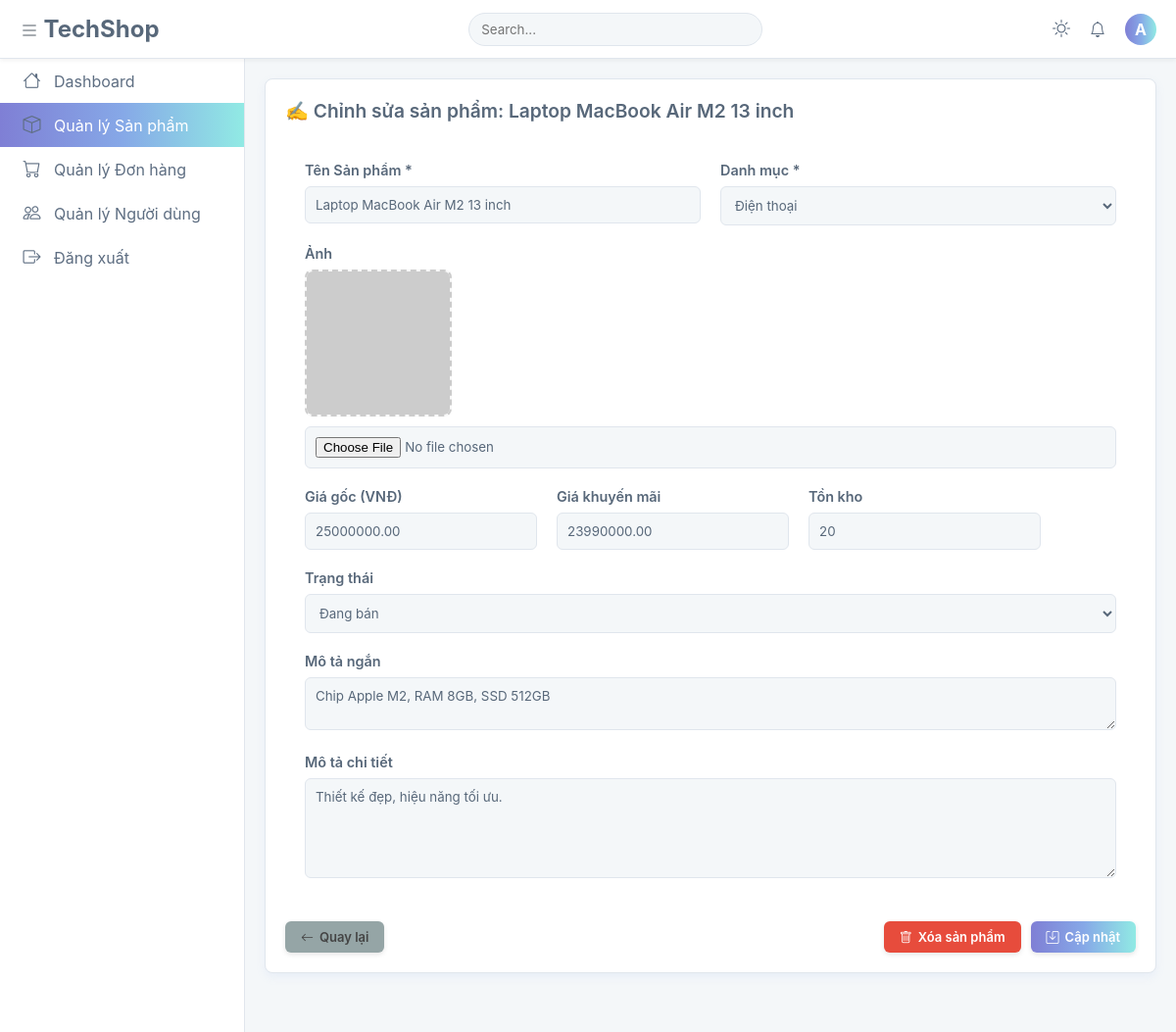
The page /public/admin/edit_products.php?id=43 (signed in) on the database its author committed.
### tables this page shows
CREATE TABLE `san_pham` (
  `id` int(11) NOT NULL AUTO_INCREMENT,
  `id_dm` int(11) NOT NULL,
  `ten_sp` varchar(255) NOT NULL,
  `gia` decimal(10,2) NOT NULL,
  `gia_khuyen_mai` decimal(10,2) DEFAULT NULL,
  `so_luong_ton` int(11) NOT NULL DEFAULT 0,
  `hinh_anh` varchar(255) DEFAULT NULL COMMENT 'Đường dẫn file ảnh',
  `mo_ta_ngan` varchar(500) DEFAULT NULL,
  `chi_tiet` longtext DEFAULT NULL,
  `ngay_nhap` datetime NOT NULL DEFAULT current_timestamp(),
  `luot_xem` int(11) NOT NULL DEFAULT 0,
  `trang_thai` tinyint(1) NOT NULL DEFAULT 1 COMMENT '1: Bán, 0: Ngừng bán',
  PRIMARY KEY (`id`),
  UNIQUE KEY `ten_sp` (`ten_sp`),
  KEY `id_dm` (`id_dm`),
  CONSTRAINT `san_pham_ibfk_1` FOREIGN KEY (`id_dm`) REFERENCES `danh_muc` (`id`) ON UPDATE CASCADE
);

### app/config/env.php (called while the page is built)
<?php
function env($key, $default = null) {
    static $data;
    if (!$data) {
        $data = [];
        $path = __DIR__ . '/.env';
        if (file_exists($path)) {
            $lines = file($path, FILE_IGNORE_NEW_LINES | FILE_SKIP_EMPTY_LINES);
            foreach ($lines as $line) {
                [$k, $v] = explode('=', $line, 2);
                $data[$k] = $v;
            }
        }
    }
    return $data[$key] ?? $default;
}

### app/config/database.php (called while the page is built, shortened)
<?php
require_once __DIR__ . "/env.php";
class Database {
    public $conn;
    public function __construct() {
        $this->conn = new mysqli(
            env("DB_HOST"),
            env("DB_USER"),
            env("DB_PASS"),
            env("DB_NAME")
        );
        $this->conn->set_charset("utf8");
    }
    public function getConnection() {
        return $this->conn;
    }
}

### app/controllers/ProductController.php (called while the page is built, shortened)
<?php
require_once __DIR__ . '/../models/Product.php';
class ProductController {
    private $model;
    public function __construct() {
        $this->model = new Product();
    }
    public function detail($id) {
        $item = $this->model->getById($id);
        return $item
            ? ["success" => true, "data" => $item]
            : ["success" => false, "message" => "Không tìm thấy sản phẩm!"];
    }
}

### app/models/Product.php (called while the page is built, shortened)
<?php
require_once __DIR__ . '/../config/database.php';
class Product {
    public $conn;
    public function __construct() {
        $this->conn = (new Database())->getConnection();
    }
    public function getById($id) {
        $sql = "
            SELECT sp.*, dm.ten_dm AS category_name
            FROM san_pham sp
            LEFT JOIN danh_muc dm ON sp.id_dm = dm.id
            WHERE sp.id = ?
        ";
        $stmt = $this->conn->prepare($sql);
        $stmt->bind_param("i", $id);
        $stmt->execute();
        return $stmt->get_result()->fetch_assoc();
    }
}

### public/admin/edit_products.php (the view, shortened to what this page needs)
<?php
require_once __DIR__ . '/../../app/controllers/ProductController.php';
$id = $_GET['id'] ?? 0;
$controller = new ProductController();
$res = $controller->detail($id);
$sp = $res["data"];
?>
<!DOCTYPE html>
<html lang="vi">
<head>
    <link rel="stylesheet" href="/TechShop/public/assets/css/cssAdmin/admin_style.css">
    <link rel="stylesheet" href="https://cdn.jsdelivr.net/npm/bootstrap-icons@1.11.1/font/bootstrap-icons.css">
</head>
<body>
<div class="app-wrapper">
    <?php
        include __DIR__ . '/../includes/Admin/layout_sidebar.php';
    ?>
    <main class="main-content">
        <div class="card">
            <form action="/TechShop/admin/products/update" method="POST" enctype="multipart/form-data" id="updateForm">
                <div class="card-header">
                    <h5 class="card-title">✍️ Chỉnh sửa sản phẩm: <?= htmlspecialchars($sp['ten_sp']) ?></h5>
                </div>
                <div class="card-body">
                    <div class="form-group row-group">
                        <div class="col-6">
                            <label for="ten_sp">Tên Sản phẩm *</label>
                            <input type="text" id="ten_sp" name="ten_sp" value="<?= htmlspecialchars($sp['ten_sp']) ?>" required class="form-control">
                        </div>
                        <div class="col-6">
                            <label for="id_dm">Danh mục *</label>
                            <select id="id_dm" name="id_dm" required class="form-control">
                                <option value="2" <?= $sp['id_dm']==2?'selected':'' ?>>Điện thoại</option>
                            </select>
                        </div>
                    </div>
                    <div class="form-group">
                        <label>Ảnh</label>
                        <div class="img-preview-box">
                            <img id="imgPreview" src="<?= htmlspecialchars($sp['hinh_anh']) ?>"
                                 onerror="this.src='https://via.placeholder.com/150?text=No+Image'"
                                 alt="Preview">
                        </div>
                        <input type="file" name="hinh_anh_file" id="imgInput" accept="image/*" class="form-control"
                               onchange="previewFile(this)">
                    </div>
                    <div class="form-group row-group">
                        <div class="col-4">
                            <label>Giá gốc (VNĐ)</label>
                            <input type="number" name="gia" min="1000" value="<?= $sp['gia'] ?>" class="form-control">
                        </div>
                        <div class="col-4">
                            <label>Giá khuyến mãi</label>
                            <input type="number" name="gia_khuyen_mai" min="0" value="<?= $sp['gia_khuyen_mai'] ?>" class="form-control">
                        </div>
                        <div class="col-4">
                            <label>Tồn kho</label>
                            <input type="number" name="so_luong_ton" value="<?= $sp['so_luong_ton'] ?>" min="0" class="form-control">
                        </div>
                    </div>
                    <div class="form-group">
                        <label>Trạng thái</label>
                        <select name="trang_thai" class="form-control">
                            <option value="1" <?= $sp['trang_thai']==1?'selected':'' ?>>Đang bán</option>
                        </select>
                    </div>
                    <div class="form-group">
                        <label>Mô tả ngắn</label>
                        <textarea name="mo_ta_ngan" class="form-control" rows="2"><?= htmlspecialchars($sp['mo_ta_ngan']) ?></textarea>
                    </div>
                    <div class="form-group">
                        <label>Mô tả chi tiết</label>
                        <textarea name="chi_tiet" rows="5" class="form-control"><?= htmlspecialchars($sp['chi_tiet']) ?></textarea>
                    </div>
                </div>
                <div class="card-footer">
                    <a href="/TechShop/public/admin/products" class="btn btn-secondary">
                        <i class="bi bi-arrow-left"></i> Quay lại
                    </a>
                    <div class="right-actions">
                        <button type="button" class="btn btn-delete" onclick="confirmDelete(<?= $sp['id'] ?>)">
                            <i class="bi bi-trash"></i> Xóa sản phẩm
                        </button>
                        <button type="button" class="btn btn-primary" onclick="confirmUpdate()">
                            <i class="bi bi-save"></i> Cập nhật
                        </button>
                    </div>
                </div>
            </form>
        </div>
    </main>
</div>
</body>
</html>z

### public/assets/css/cssAdmin/admin_style.css (style rules this page uses)
:root { --light-gradient: linear-gradient(90deg, #7F7FD5 0%, #86A8E7 50%, #91EAE4 100%); --dark-gradient: linear-gradient(90deg, #00eaff 0%, #7f5eff 100%); --c-neon-cyan: #00eaff; --c-neon-purple: #7f5eff; --c-neon-border: rgba(0, 234, 255, 0.3); --c-white: #ffffff; --c-light-bg: #f4f7f9; --c-light-border: #e0e6ed; --c-light-text: #58687a; --c-light-text-sidebar: #5e6e82; --c-light-text-muted: #6c757d; --c-light-hover: #f0f4f8; --c-dark-bg: #0d1322; --c-dark-surface: #111a2b; --c-dark-text: #e6f7ff; --c-dark-text-sidebar: rgba(230, 247, 255, 0.9); --c-dark-text-muted: rgba(230, 247, 255, 0.7); --c-dark-hover: rgba(0, 234, 255, 0.1); --status-active: #2ecc71; --status-locked: #e74c3c; --status-pending: #f39c12; --status-shipping: #3498db; --sidebar-width: 250px; --sidebar-width-collapsed: 70px; --top-nav-height: 60px; --content-padding: 20px; --border-radius-card: 8px; --border-radius-input: 6px; --border-radius-button: 6px; --transition-speed-normal: 0.3s; --transition-ease: ease; --sidebar-bg: var(--c-white); --top-nav-bg: var(--c-white); --content-bg: var(--c-light-bg); --card-bg: var(--c-white); --sidebar-hover-bg: var(--c-light-hover); --text-color: var(--c-light-text); --text-light: var(--c-light-text-sidebar); --text-muted: var(--c-light-text-muted); --border-color: var(--c-light-border); --primary-color: var(--c-neon-cyan); --gradient-active: var(--light-gradient); --shadow-card: 0 4px 10px rgba(134, 168, 231, 0.1); }
* { box-sizing: border-box; margin: 0; padding: 0; font-family: -apple-system, BlinkMacSystemFont, "Segoe UI", Roboto, sans-serif; }
body { background-color: var(--content-bg); color: var(--text-color); transition: 0.3s; }
a { text-decoration: none; color: inherit; transition: 0.2s; }
.app-wrapper { padding-top: var(--top-nav-height); padding-left: var(--sidebar-width); transition: padding-left 0.3s ease; }
.main-content { padding: var(--content-padding); min-height: calc(100vh - var(--top-nav-height)); }
.card { background: var(--card-bg); border: 1px solid var(--border-color); border-radius: var(--border-radius-card); padding: var(--content-padding); box-shadow: var(--shadow-card); margin-bottom: 20px; }
.card-header { display: flex; justify-content: space-between; align-items: center; margin-bottom: 20px; flex-wrap: wrap; gap: 15px; }
.card-title { font-size: 1.2rem; font-weight: 600; }
.btn { padding: 8px 16px; border: none; border-radius: var(--border-radius-button); cursor: pointer; font-size: 13px; font-weight: 600; display: inline-flex; align-items: center; justify-content: center; gap: 6px; color: white; transition: all 0.3s cubic-bezier(0.25, 0.8, 0.25, 1); text-align: center; box-shadow: 0 2px 5px rgba(0,0,0,0.1); text-decoration: none; }
.btn-primary { background: var(--gradient-active); }
.btn-secondary { background: #95a5a6; color: #444; }
.btn-delete, .btn-lock { background: #e74c3c; color: #fff; }
.form-group { margin-bottom: 20px; }
.form-group label { display: block; margin-bottom: 8px; font-weight: 600; font-size: 0.9rem; }
.form-control { width: 100%; padding: 10px; border: 1px solid var(--border-color); background: var(--content-bg); color: var(--text-color); border-radius: var(--border-radius-input); }
.row-group { display: flex; gap: 20px; }
.col-6 { flex: 1; }
.card-body { padding: var(--content-padding); min-height: 150px; display: flex; flex-direction: column; justify-content: space-between; }

### public/admin/edit_products.php (style rules this page uses)
.img-preview-box { width: 150px; height: 150px; border: 2px dashed #ccc; border-radius: 8px; display: flex; align-items: center; justify-content: center; overflow: hidden; background: #f9f9f9; margin-bottom: 10px; }
.img-preview-box img { width: 100%; height: 100%; object-fit: cover; }
.card-footer { display: flex; justify-content: space-between; align-items: center; }
.right-actions { display: flex; gap: 10px; }

### rows shown on the page
san_pham: ten_sp "Laptop MacBook Air M2 13 inch", id_dm "Điện thoại", gia "25000000.00", gia_khuyen_mai "23990000.00", so_luong_ton "20", trang_thai "Đang bán", mo_ta_ngan "Chip Apple M2, RAM 8GB, SSD 512GB", chi_tiet "Thiết kế đẹp, hiệu năng tối ưu."

### other values the page prints
substr($_SESSION['user']['name'], 0, 1) "A"
